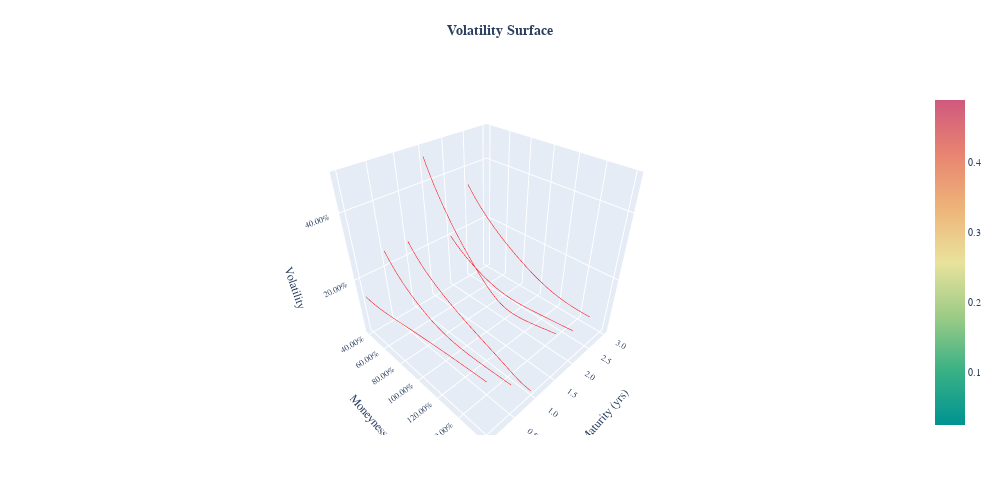

Notebook code for this chart:
### Code cell
# plot
fig2 = go.Figure(data=[go.Surface(x= expiries,y= strikes,z= vols                   
                    ,hidesurface =True
                    ,contours = {"x": {"show": True,"size": 0.1, "color":"red"},
#                                 "y": {"show": True,"size": 0.1, "color":"red"},
                                }
                    ,hovertemplate = 
                        'Moneyness:  %{y: .2%}' +\
                        '<br>Maturity (yrs): %{x: .1f}' +\
                        '<br>Volatility: %{z: .2f}<extra></extra>'
                     ,colorscale = 'temps')

                     ])



fig2.update_layout(title={
                      'text': "<b>Volatility Surface</b>",
                      'y':0.95,
                      'x':0.5,
                      'xanchor': 'center',
                      'yanchor': 'top'
                        }
                # ,autosize=True
                ,width=1000
                ,height=500
                ,scene = dict(
                  xaxis_title='Maturity (yrs)'
                  ,xaxis_tickformat = '.1f'
                  ,xaxis_autorange = 'reversed'
                  ,yaxis_title='Moneyness'
                  ,yaxis_tickformat = '.2%'
                  ,zaxis_title='Volatility'
                  ,zaxis_tickformat = '.2%'
                  )
                ,font=dict(
                  family="Courier New, monospace"
                  ,size=10
                  )
                ,margin=dict(l=65, r=50, b=65, t=90)
)
fig2.show()

### Figure 1 — Plotly figure (JSON) as saved in the notebook; plotly's stock layout.template omitted (floating-point values rounded to 4 significant figures; data arrays with more than 128 entries replaced by an {"elided": "..."} marker saying what was removed)
{"data": [{"colorscale": [[0, "rgb(0, 147, 146)"], [0.1667, "rgb(57, 177, 133)"], [0.3333, "rgb(156, 203, 134)"], [0.5, "rgb(233, 226, 156)"], [0.6667, "rgb(238, 180, 121)"], [0.8333, "rgb(232, 132, 113)"], [1, "rgb(207, 89, 126)"]], "contours": {"x": {"color": "red", "show": true, "size": 0.1}}, "hidesurface": true, "hovertemplate": "Moneyness:  %{y: .2%}<br>Maturity (yrs): %{x: .1f}<br>Volatility: %{z: .2f}<extra></extra>", "type": "surface", "x": [0, 0.25, 0.5, 0.75, 1, 1.25, 1.5, 1.75, 2, 2.25, 2.5, 2.75, 3], "y": [0.4, 0.4121, 0.4242, 0.4364, 0.4485, 0.4606, 0.4727, 0.4848, 0.497, 0.5091, 0.5212, 0.5333, 0.5455, 0.5576, 0.5697, 0.5818, 0.5939, 0.6061, 0.6182, 0.6303, 0.6424, 0.6545, 0.6667, 0.6788, 0.6909, 0.703, 0.7152, 0.7273, 0.7394, 0.7515, 0.7636, 0.7758, 0.7879, 0.8, 0.8121, 0.8242, 0.8364, 0.8485, 0.8606, 0.8727, 0.8848, 0.897, 0.9091, 0.9212, 0.9333, 0.9455, 0.9576, 0.9697, 0.9818, 0.9939, 1.006, 1.018, 1.03, 1.042, 1.055, 1.067, 1.079, 1.091, 1.103, 1.115, 1.127, 1.139, 1.152, 1.164, 1.176, 1.188, 1.2, 1.212, 1.224, 1.236, 1.248, 1.261, 1.273, 1.285, 1.297, 1.309, 1.321, 1.333, 1.345, 1.358, 1.37, 1.382, 1.394, 1.406, 1.418, 1.43, 1.442, 1.455, 1.467, 1.479, 1.491, 1.503, 1.515, 1.527, 1.539, 1.552, 1.564, 1.576, 1.588, 1.6], "z": {"elided": "100x13 float values"}}], "layout": {"font": {"family": "Courier New, monospace", "size": 10}, "height": 500, "margin": {"b": 65, "l": 65, "r": 50, "t": 90}, "scene": {"xaxis": {"autorange": "reversed", "tickformat": ".1f", "title": {"text": "Maturity (yrs)"}}, "yaxis": {"tickformat": ".2%", "title": {"text": "Moneyness"}}, "zaxis": {"tickformat": ".2%", "title": {"text": "Volatility"}}}, "title": {"text": "<b>Volatility Surface</b>", "x": 0.5, "xanchor": "center", "y": 0.95, "yanchor": "top"}, "width": 1000}}
